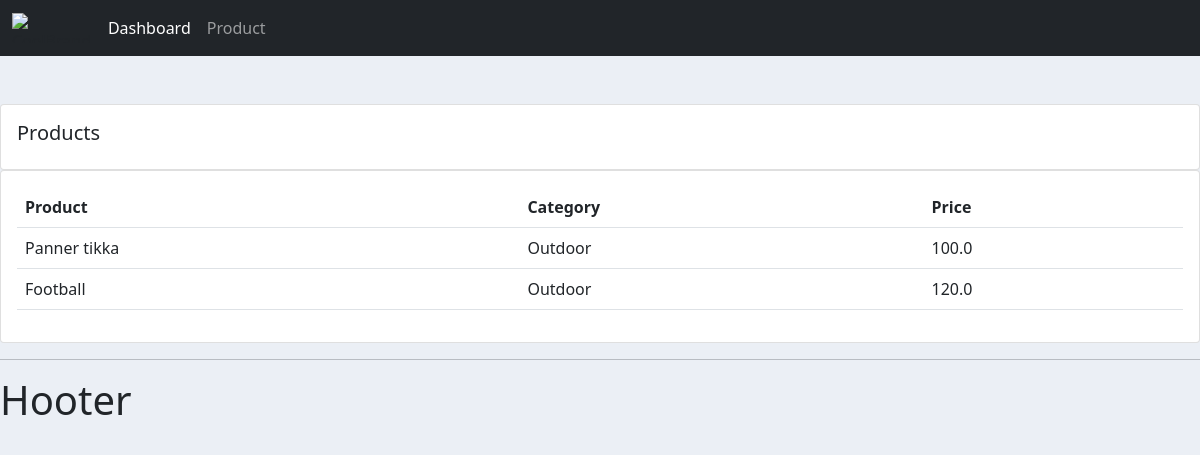
Screenshot of /products/ with the database file from the repository.
### loginaccounts/models.py (models this page shows, shortened)
class Product(models.Model):
    CATEGORY =(
            ('Indoor','Indoor'),
            ('Outdoor','Outdoor'),
            )
    name = models.CharField(max_length=200,null=True)
    price = models.FloatField(null=True)
    category = models.CharField(max_length=200,null=True,choices=CATEGORY)
    description = models.CharField(max_length=200,null=True)
    date_created = models.DateTimeField(auto_now_add= True,null=True)
    tag = models.ManyToManyField(Tag)

### loginaccounts/views.py (the view)
# urls.py: path('products/', views.products,name='products'),
def products(request):
    products = Product.objects.all()
    return render(request,'loginaccounts/products.html', {'products':products})

### loginaccounts/templates/loginaccounts/products.html
{% extends 'loginaccounts/main.html' %}
{% block content %}
<br>
		<br>
		<div class="row">
			<div class="col-md">
				<div class="card card-body">
					<h5>Products</h5>
				</div>
				<div class="card card-body">
					<table class="table">
						<tr>
							<th>Product</th>
							<th>Category</th>
							<th>Price</th>
						</tr>
						{% for i in products%}
							<tr>
								<td>	{{i.name}}</td>
								<td>	{{i.category}}</td>
								<td>	{{i.price}}</td>
							</tr>
						{% endfor %}
					</table>
				</div>
			</div>
		</div>
{% endblock  %}

### static/css/main.css (style rules this page uses)
body { background-color: #ebeff5; }

### rows the page displays
Product: name "Panner tikka", category "Outdoor", price "100.0"
Product: name "Football", category "Outdoor", price "120.0"
